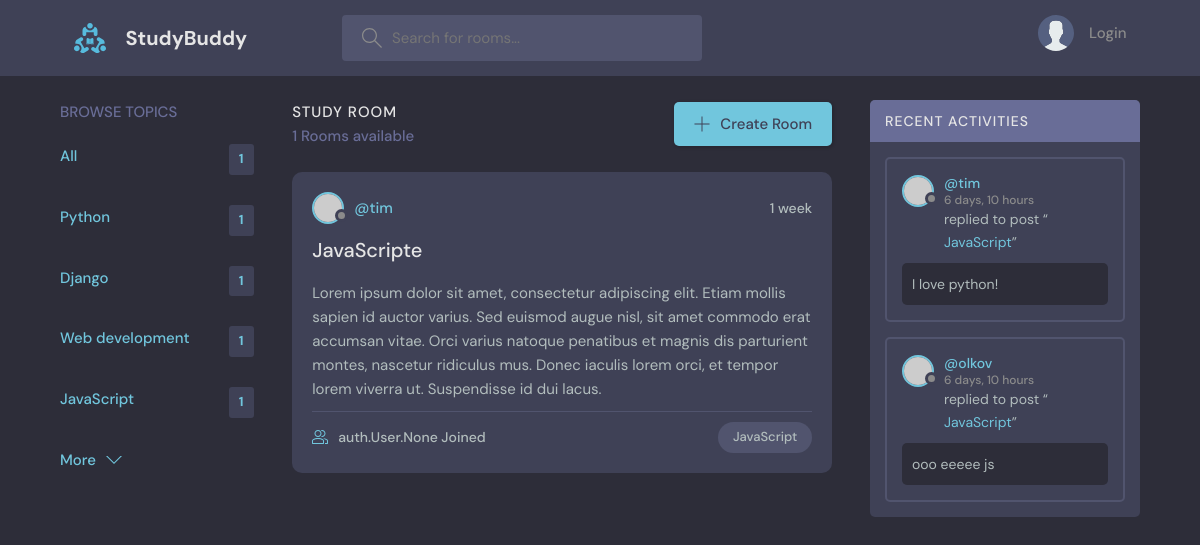
Screenshot of /?q=JavaScript with the database file from the repository.
### base/models.py (models this page shows, shortened)
class Topic(models.Model):
    name = models.CharField(max_length=200)
    def __str__(self):
        return self.name

class Room(models.Model):
    host = models.ForeignKey(User, on_delete=models.SET_NULL, null=True)
    topic = models.ForeignKey(Topic, on_delete=models.SET_NULL, null=True)
    name = models.CharField(max_length=200)
    description = models.TextField(null=True, blank=True)
    participants = models.ManyToManyField(User, related_name='participants', blank=True)
    updated = models.DateTimeField(auto_now=True)
    created = models.DateTimeField(auto_now_add=True)
    class Meta:
        ordering = ['-updated', '-created']

class Message(models.Model):
    user = models.ForeignKey(User, on_delete=models.CASCADE)
    room = models.ForeignKey(Room, on_delete=models.CASCADE)
    body = models.TextField()
    updated = models.DateTimeField(auto_now=True)
    created = models.DateTimeField(auto_now_add=True)
    class Meta:
        ordering = ['-updated', '-created']
    def __str__(self):
        if len(self.body) > 50:
            return self.body[0:50] + '...'
        else:
            return self.body[0:50]

### base/views.py (the view)
# urls.py: path('', views.home, name='home'),
def home(request):
    q = request.GET.get('q') if request.GET.get('q') else ''
    rooms = Room.objects.filter(
        Q(topic__name__icontains=q) |
        Q(name__icontains=q) |
        Q(description__icontains=q) |
        Q(host__username__icontains=q)
    )
    room_count = rooms.count()
    room_messages = Message.objects.all().filter(Q(room__topic__name__icontains=q))
    topics = Topic.objects.all()
    context = {
        'rooms': rooms,
        'topics': topics,
        'room_count': room_count,
        'room_messages': room_messages
    }
    return render(request, 'base/home.html', context)

### base/templates/base/home.html (shortened to what this page needs)
{% extends 'main.html' %}
{% block content %}
    <main class="layout layout--3">
        <div class="container">
            {% include 'base/topics_component.html' %}
            <div class="roomList">
                <div class="roomList__header">
                    <div>
                        <h2>Study Room</h2>
                        <p>{{ room_count }} Rooms available</p>
                    </div>
                    <a class="btn btn--main" href="{% url 'create-room' %}">
                        <svg version="1.1" xmlns="http://www.w3.org/2000/svg" width="32" height="32"
                             viewBox="0 0 32 32">
                            <title>add</title>
                            <path
                                    d="M16.943 0.943h-1.885v14.115h-14.115v1.885h14.115v14.115h1.885v-14.115h14.115v-1.885h-14.115v-14.115z"
                            ></path>
                        </svg>
                        Create Room
                    </a>
                </div>
                {% include 'base/feed_component.html' %}
            </div>
            {% include 'base/activity_component.html' %}
        </div>
    </main>
    </body>
    </html>
{% endblock %}

### base/templates/base/topics_component.html
<div class="topics">
            <div class="topics__header">
                <h2>Browse Topics</h2>
            </div>
            <ul class="topics__list">
                <li>
                    <a href="{% url 'home' %}" class="active">All <span>{{ room_count }}</span></a>
                </li>
                {% for topic in topics %}
                    <li>
                        <a href="{% url 'home' %}?q={{ topic.name }}" class="active">{{ topic.name }}
                            <span>{{ room_count }}</span></a>
                    </li>
                {% endfor %}
            </ul>
            <a class="btn btn--link" href="topics.html">
                More
                <svg version="1.1" xmlns="http://www.w3.org/2000/svg" width="32" height="32" viewBox="0 0 32 32">
                    <title>chevron-down</title>
                    <path d="M16 21l-13-13h-3l16 16 16-16h-3l-13 13z"></path>
                </svg>
            </a>
        </div>

### base/templates/base/feed_component.html (shortened to what this page needs)
  {% for room in rooms %}
<div class="roomListRoom">
            <div class="roomListRoom__header">
              <a href="{% url 'user-profile' room.host.id %}" class="roomListRoom__author">
                <div class="avatar avatar--small">
                  <img src="https://randomuser.me/api/portraits/women/11.jpg" />
                </div>
                <span>@{{ room.host.username}}</span>
              </a>
              <div class="roomListRoom__actions">
                <span>{{ room.created|timesince }}</span>
              </div>
            </div>
            <div class="roomListRoom__content">
              <a href="{% url 'room' room.id %}">{{ room.name}}e</a>
              <p>
                  {{ room.description }}
              </p>
            </div>
            <div class="roomListRoom__meta">
              <a href="room.html" class="roomListRoom__joined">
                  {{ room.participants}} Joined
              </a>
              <p class="roomListRoom__topic">{{ room.topic }}</p>
            </div>
          </div>
  {% endfor %}

### base/templates/base/activity_component.html (shortened to what this page needs)
<div class="activities">
            <div class="activities__header">
                <h2>Recent Activities</h2>
            </div>
            {% for message in room_messages %}
                <div class="activities__box">
                    <div class="activities__boxHeader roomListRoom__header">
                        <a href="{% url 'user-profile' message.user.id %}" class="roomListRoom__author">
                            <div class="avatar avatar--small">
                                <img src="https://randomuser.me/api/portraits/women/11.jpg"/>
                            </div>
                            <p>
                                @{{ message.user.username }}
                                <span>{{ message.created|timesince}}</span>
                            </p>
                        </a>
                    </div>
                    <div class="activities__boxContent">
                        <p>replied to post “<a href="room.html">{{ message.room.name }}</a>”</p>
                        <div class="activities__boxRoomContent">
                            {{ message }}
                        </div>
                    </div>
                </div>
            {% endfor %}
        </div>

### rows the page displays
Topic: name "Python", id "1"
Topic: name "Django", room_count "1"
Topic: name "Web development", room_count "1"
Topic: name "JavaScript", room_count "1"
Room: host.username "tim", created "1 week", name "JavaScript", description "Lorem ipsum dolor sit amet, consectetur adipiscing elit. Etiam mollis sapien id auctor varius. Sed euismod augue nisl, sit amet commodo erat accumsan vitae. Orci varius natoque penatibus et magnis dis parturient montes, nascetur ridiculus mus. Donec iaculis lorem orci, et tempor lorem viverra ut. Suspendisse id dui lacus.", participants "auth.User.None", topic "JavaScript"
Message: user.username "tim", created "6 days, 10 hours", room.name "JavaScript", body "I love python!"
Message: user.username "olkov", created "6 days, 10 hours", room.name "JavaScript", body "ooo eeeee js"

### other values shown
{{ room_count }} "1"
